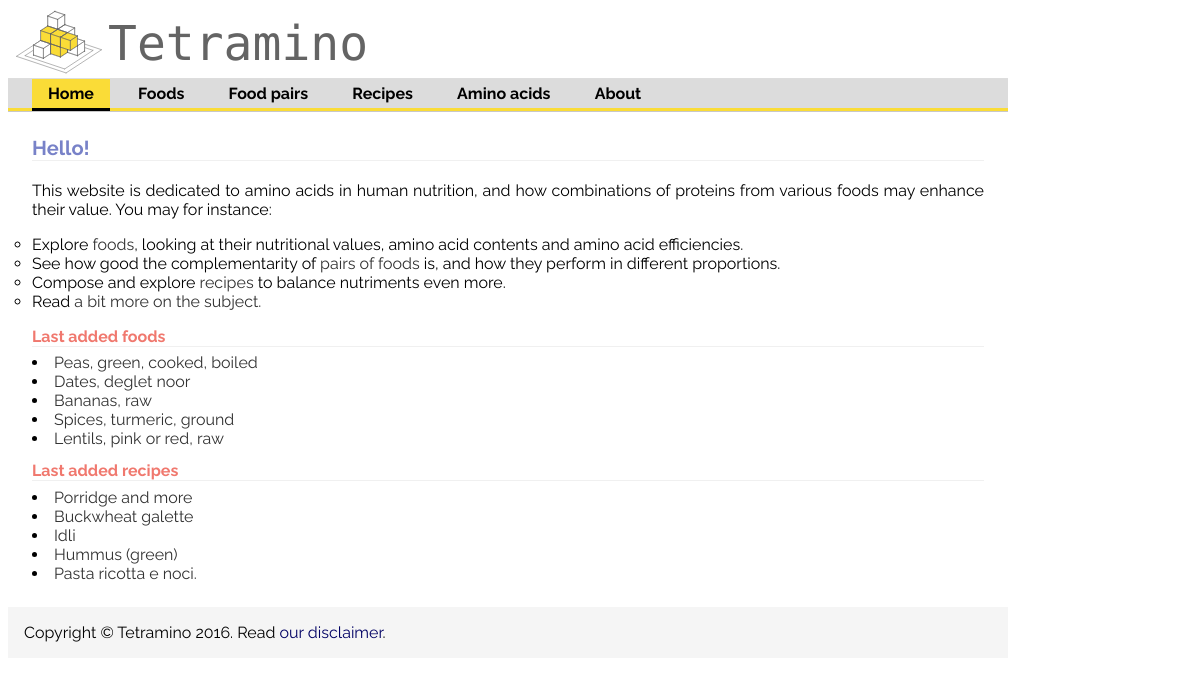
Before: / with the older database file.
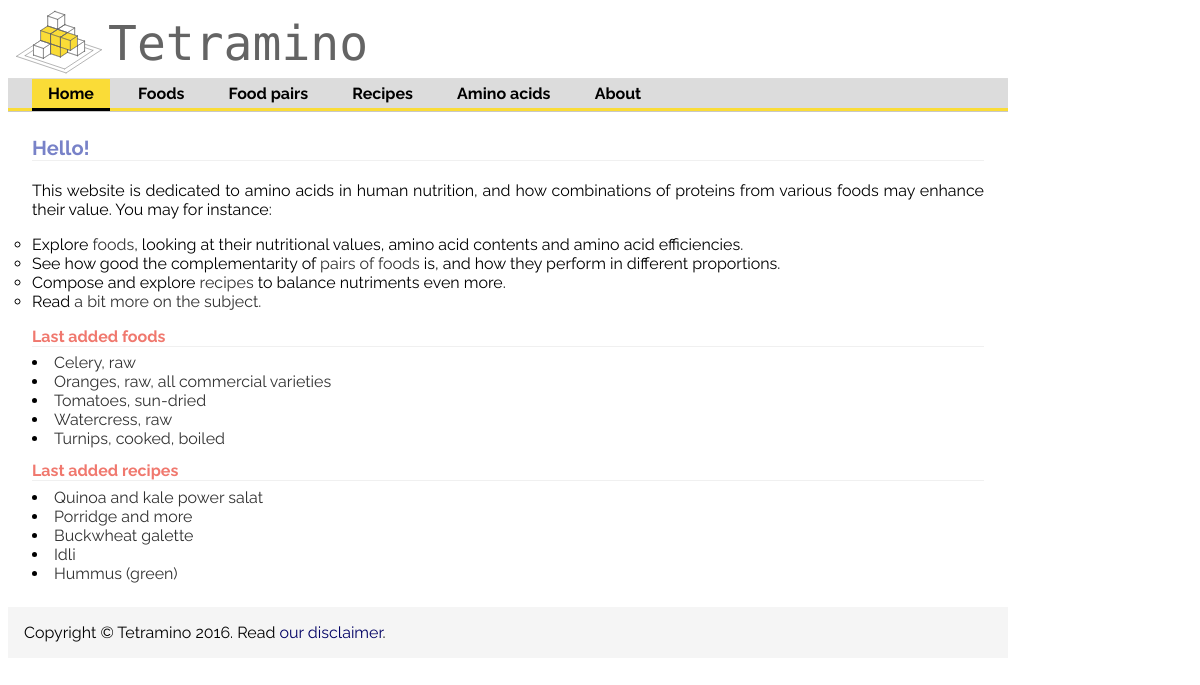
After: the same page with the newer database file.
### aminoApp/models.py (models this page shows, shortened)
class Food(models.Model):
    food_name = models.CharField(max_length=200)
    pub_date = models.DateTimeField('date added', null=True, blank=True,auto_now_add=True) #models.DateTimeField('date published',null=timezone.now())
    food_category = models.IntegerField(null=True)
    food_dbid = models.IntegerField(default=0)
    nutritional_value = models.ForeignKey('NutritionalValue', on_delete=models.CASCADE,null=True)
    efficiency = models.FloatField(null=True)
    def getNameWithoutSaltInfo(self):
        unneededInfo = [', without salt',', solids and liquids',', drained']
        foodName = self.food_name
        for unneededStr in unneededInfo:
            foodName = foodName.replace(unneededStr,'')
        return foodName
    class Meta:
        ordering = ['food_name']

class Recipe(models.Model):
    title = models.CharField(max_length=255)
    description = models.TextField(null=True, blank=True)
    category = models.CharField(max_length=15, null=True, blank=True) # or a choice
    date_added = models.DateTimeField('date added', null=True, blank=True,auto_now_add=True)
    efficiency = models.FloatField(null=True)

### aminoApp/views.py (the view)
# urls.py: url(r'^$', views.IndexView.as_view(), name='index'),
class IndexView(generic.ListView):
    template_name = 'aminoApp/index.html'
    context_object_name = 'latest_food_list'
    def get_queryset(self):
        return Food.objects.filter(
            pub_date__lte=timezone.now()
        ).order_by('-pub_date')[:5]
    def get_context_data(self, *args, **kwargs):
        context = super(IndexView, self).get_context_data(*args, **kwargs)
        context['lastest_recipe_list'] = Recipe.objects.order_by('-date_added')[:5]
        return context

### aminoApp/templates/aminoApp/index.html (shortened to what this page needs)
{% extends "aminoApp/base.html" %}
{% block section %}section-home{% endblock %}
{% block content %}
<h1>
   Hello!
</h1>
<p>This website is dedicated to amino acids in human nutrition, and how combinations of proteins from various foods may enhance their value.
You may for instance:
    <ul>
        <li>Explore <a href="/listFoods/">foods</a>, looking at their nutritional values, amino acid contents and amino acid efficiencies.</li>
        <li>See how good the complementarity of <a href="/choosePair/">pairs of foods</a> is, and how they perform in different proportions.</li>
        <li>Compose and explore <a href="/recipeTable/">recipes</a> to balance nutriments even more.</li>
        <li>Read <a href="/about/">a bit more on the subject.</a></li>
    </ul>
</p>
<div>
    <h2>Last added foods</h2>
    {% for food in object_list %}
        <li><a href="/showFood/{{ food.food_dbid }}">{{ food.getNameWithoutSaltInfo }}</a></li>
    {% empty %}
        <li>No food.</li>
    {% endfor %}
</div>
<div>
    <h2>Last added recipes</h2>
    {% for recipe in lastest_recipe_list %}
        <li><a href="/showRecipe/{{ recipe.pk}}">{{ recipe.title }}</a></li>
    {% empty %}
        <li>No recipe.</li>
    {% endfor %}
</div>
{% endblock %}

Changed rows visible on the page:
no longer on this page (row unchanged): Food: getNameWithoutSaltInfo "Peas, green, cooked, boiled"
no longer on this page (row unchanged): Food: getNameWithoutSaltInfo "Dates, deglet noor"
no longer on this page (row unchanged): Food: getNameWithoutSaltInfo "Bananas, raw"
no longer on this page (row edited): Food: getNameWithoutSaltInfo "Spices, turmeric, ground"
no longer on this page (row edited): Food: getNameWithoutSaltInfo "Lentils, pink or red, raw"
no longer on this page (row unchanged): Recipe: title "Pasta ricotta e noci."
added Food: getNameWithoutSaltInfo "Celery, raw"
added Food: getNameWithoutSaltInfo "Oranges, raw, all commercial varieties"
added Food: getNameWithoutSaltInfo "Tomatoes, sun-dried"
added Food: getNameWithoutSaltInfo "Watercress, raw"
added Food: getNameWithoutSaltInfo "Turnips, cooked, boiled"
added Recipe: title "Quinoa and kale power salat"
